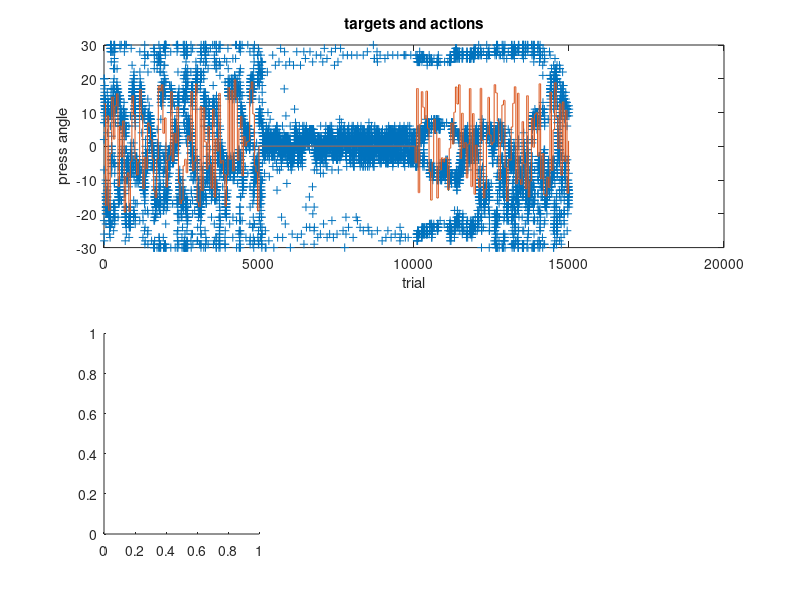

Reproduce this figure in MATLAB. (Note: this script raises an error after producing the figure.)
% Figure 5

clear all;
load fig_context.mat

figure;

st = round(ex.n*1/3);
en = round(ex.n*2/3);

% actions and targets 
%
subplot(2,1,1);
plot([ex.a(1:5000) ex.a(st:st+5000) ex.a(en:en+5000)], '+');
hold on;
plot([ex.tar(1:5000) ex.tar(st:st+5000) ex.tar(en:en+5000)]);
hold off;
xlabel('trial');
ylabel('press angle');
title('targets and actions');


ts = 1:ex.n;
which_context = {ts <= st, ...
                 ts > st & ts <= en, ...
                 ts > en};


% performance curves for eacn context
%

% TODO dedupe with fig_perf

tau = 5; % TODO fit 
rbar = nan(1, ex.n);
for t = 51:ex.n
    rbar(t) = 0;
    for s = 1:50
        rbar(t) = rbar(t) + ex.r(t - s) * exp(-s / tau);
    end
end
rbar = rbar / nanmax(rbar);

lb = [0 0.14 0.29 0.43 0.57 0.71 0.86];
ub = [0.14 0.29 0.43 0.57 0.71 0.86 1];

titles = {'non-stationary 1', 'stationary', 'non-stationary 2'};

blue = [0 0 1];
red = [1 0 0];

% for each context
for con_idx = 1:3

    clear vb;
    % for each performance bin
    for bin = 1:length(lb)
        which_bin = (rbar > lb(bin)) & (rbar <= ub(bin)) & which_context{con_idx};

        which = {(ex.clamp == 1) & which_bin, (ex.clamp == 0) & which_bin};

        ax = -10:15;
        clear v;

        % reward vs. no reward
        for c_idx = 1:2
            ix = find(which{c_idx});
            for i = 1:length(ix)
                for j = 1:length(ax)
                    t = ix(i) + ax(j);
                    v(i,j) = ex.var(t);
                    if ax(j) >= 0 && ax(j) < 5
                        v(i,j) = NaN;
                    end
                end
                vb{bin, c_idx}(i) = var(ex.a(ix(i) : ix(i) + 5)); % TODO 10
            end

        end
        vd(bin) = mean(vb{bin, 2}) - mean(vb{bin, 1});
        vsd(bin) = sqrt(var(vb{bin, 2}) + var(vb{bin, 1}));
        vsed(bin) = vsd(bin) / sqrt(length(vb{bin, 2}) + length(vb{bin, 1}));
    end


    subplot(2,3,3+con_idx);

    % plot population plot (Figure 2C)
    %
    xs = (lb + ub)/2;
    errorbar(xs, vd, vsed, 'color', 'black');
    xlabel('performance estimate');
    ylabel('\Delta variability');
    title(titles{con_idx});
    ylim([-200 400]);
end
